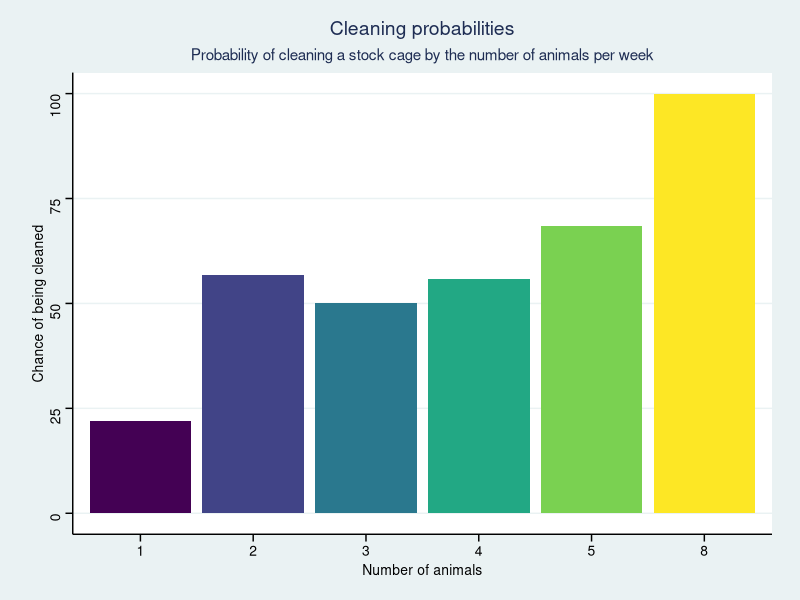
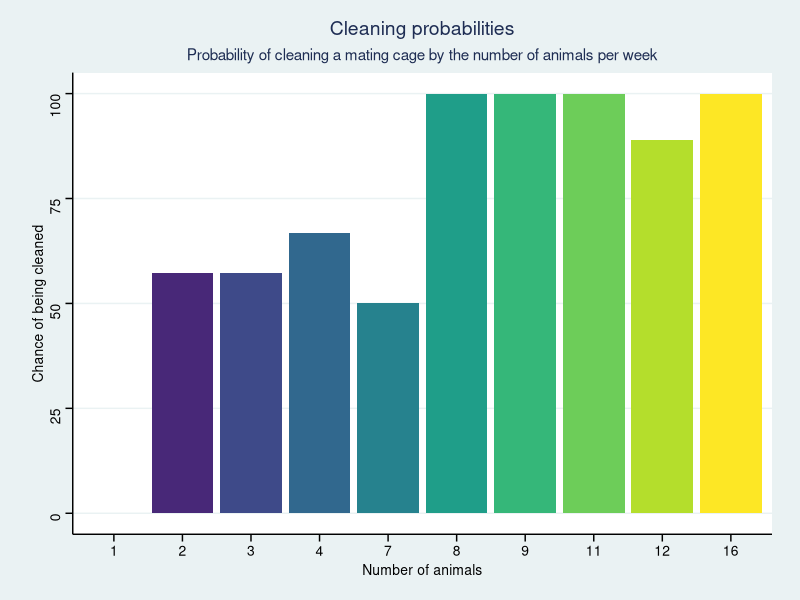
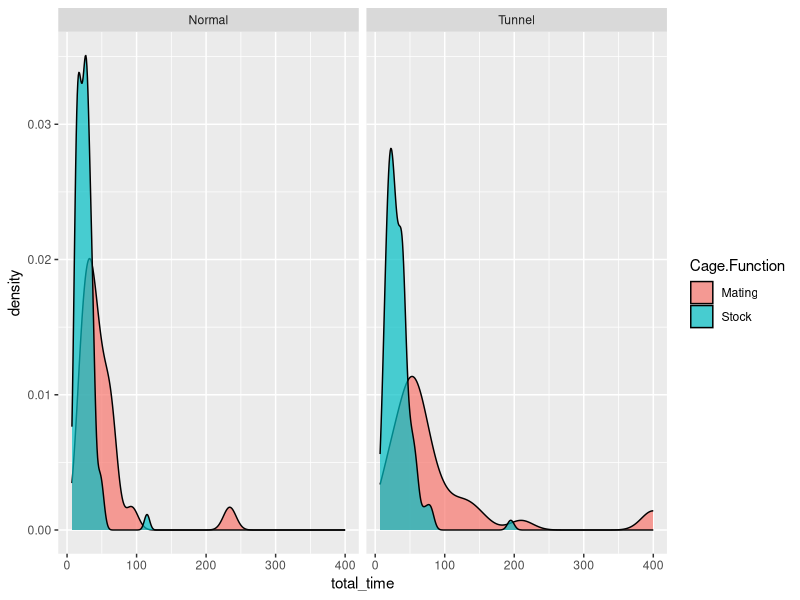
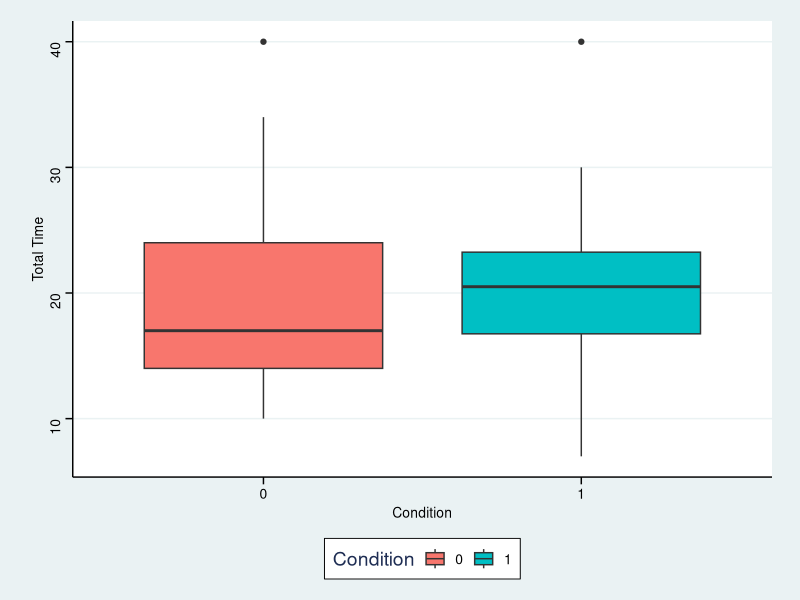
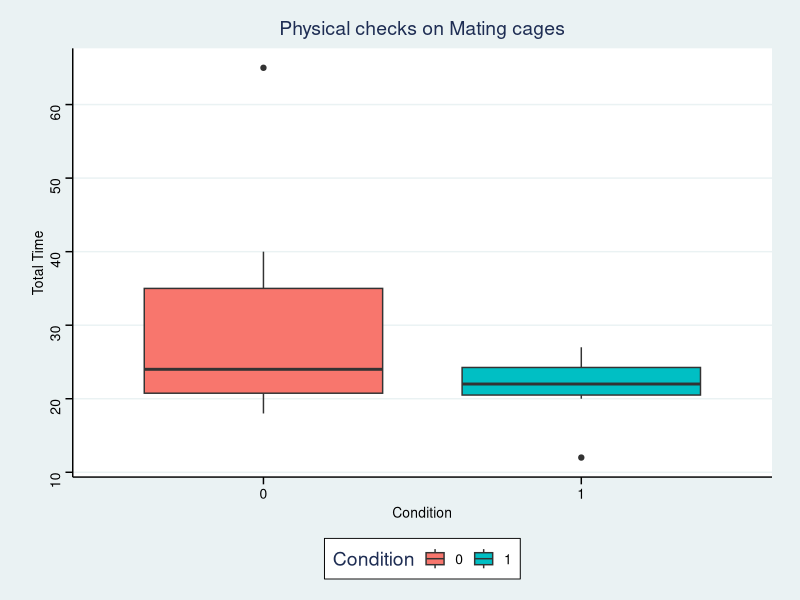
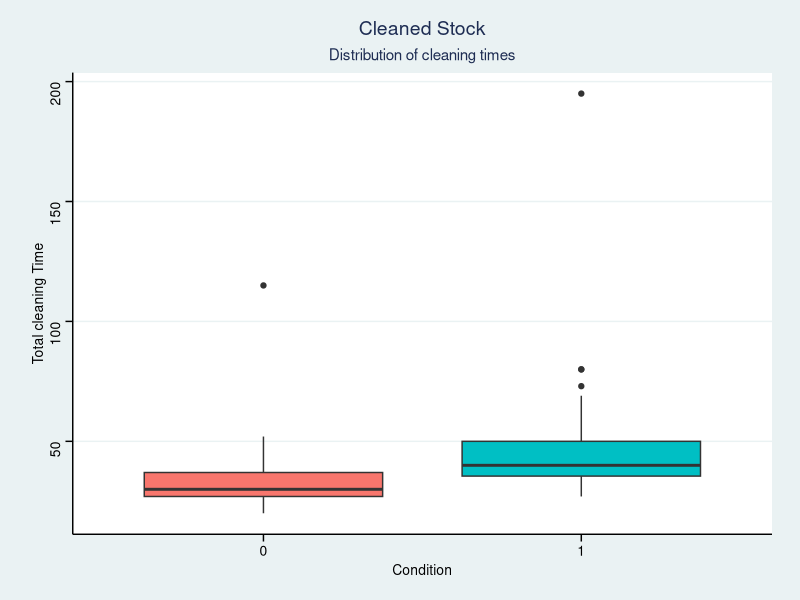
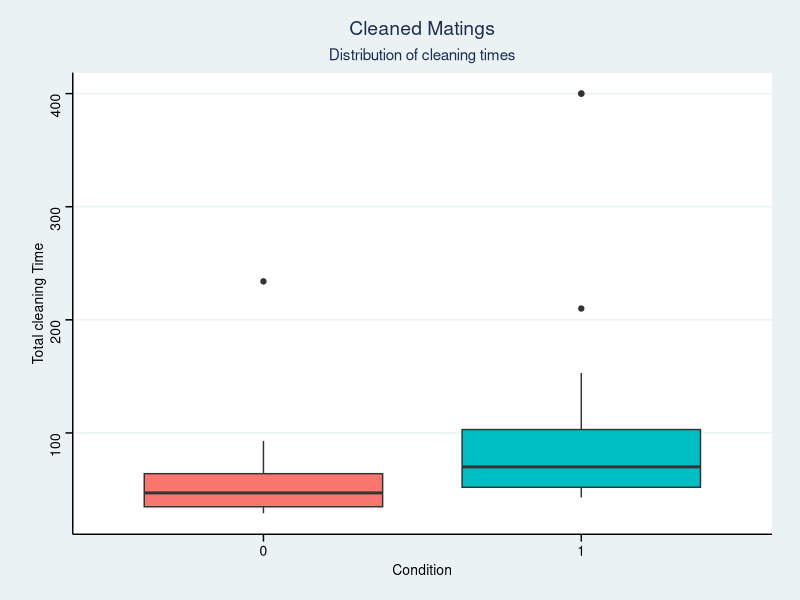
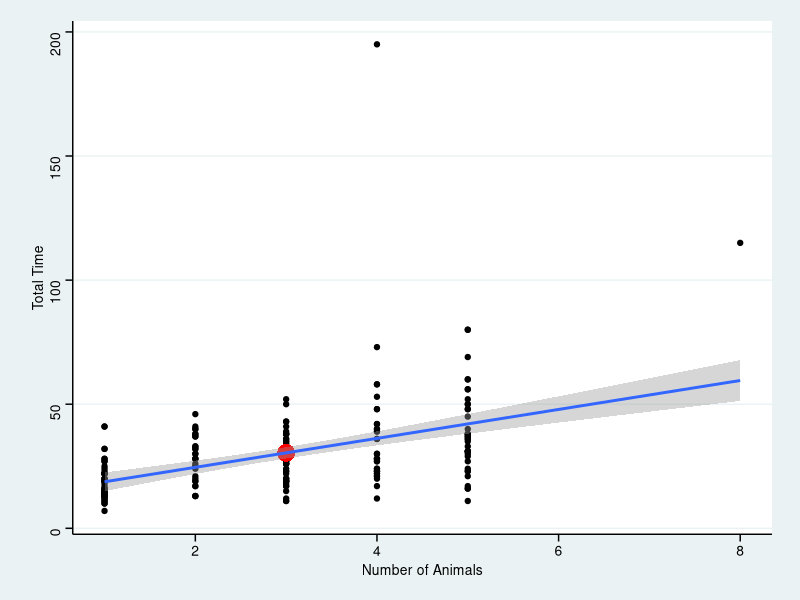

The R script that drew these images, in order:
## ---- chunk 1
knitr::opts_chunk$set(fig.width=5, fig.height=5, fig.align = "center") 

## ---- chunk 2
library(tidyverse)
library(ggplot2)
library(lubridate)
library(ggthemes)
library(knitr)

week1 <- read.csv('week1.csv')
week1 <- week1 %>% mutate(week = 1)

week2 <- read.csv('week2.csv')
week2 <- week2 %>% mutate(week = 2)

week3 <- read.csv('week3.csv')
week3 <- week3 %>% mutate(week = 3)

week4 <- read.csv('week4.csv')
week4 <- week3 %>% mutate(week = 4)

culmtidy <- week1 %>% 
  bind_rows(week2) %>% 
  bind_rows(week3) %>%
  bind_rows(week4) %>% 
  separate(col =time, into= c("min","sec"),sep = ":") %>% 
  mutate(min = as.numeric(min),sec = as.numeric(sec)) %>% 
  mutate(total_time = sec+min*60,
         Condition=as.factor(Condition),
         Cage.Function=as.factor(Cage.Function)) %>% 
  filter(total_time>0)
## ---- chunk 3

#Cage categories

stock <- culmtidy %>% 
  filter(Cage.Function=='Stock')

matings <- culmtidy %>% 
  filter(Cage.Function=="Mating")

cleaned <- culmtidy %>% filter(Cleaned==1)
uncleaned <- culmtidy %>% filter(Cleaned==0)
## ---- chunk 4

cleaned_by_N <- cleaned %>%
  filter(Cage.Function=='Stock') %>% 
  group_by(Number.Of.Animals..175.) %>%
  count()

  
Uncleaned_by_N <- uncleaned %>%
  filter(Cage.Function=='Stock') %>% 
  group_by(Number.Of.Animals..175.) %>%
  count()

counts_by_N <- cleaned_by_N %>%
  full_join(Uncleaned_by_N, by = "Number.Of.Animals..175.") %>% 
  mutate(Not_cleaned = n.y, Cleaned = n.x) %>% 
  select(-c(n.y,n.x))

counts_by_N[6,2] <- 0


counts_by_N <- counts_by_N %>% 
  mutate(total = as.integer(Cleaned+Not_cleaned),
    `P(clean)` = (Cleaned/total)*100)
counts_by_N[6,5] <- 100

## ---- chunk 5
counts_by_N %>%mutate(Number.Of.Animals..175.=as.factor(Number.Of.Animals..175.)) %>% 
  ggplot(aes(Number.Of.Animals..175.,`P(clean)`, fill = Number.Of.Animals..175.))+
  geom_col()+
  labs(title = "Cleaning probabilities",subtitle = "Probability of cleaning a stock cage by the number of animals per week") +
  xlab("Number of animals")+
  ylab("Chance of being cleaned")+
  theme_stata()+
  theme(legend.position = "none")+
  scale_fill_viridis_d()
## ---- chunk 6

kable(counts_by_N, format = "markdown", digits = 2)

## ---- chunk 7

cleaned_by_N2 <- cleaned %>%
  filter(Cage.Function=='Mating') %>% 
  group_by(Number.Of.Animals..175.) %>%
  count()

  
Uncleaned_by_N2 <- uncleaned %>%
  filter(Cage.Function=='Mating') %>% 
  group_by(Number.Of.Animals..175.) %>%
  count()

counts_by_N2 <- cleaned_by_N2 %>%
  full_join(Uncleaned_by_N2, by = "Number.Of.Animals..175.") %>% 
  mutate(Not_cleaned = n.y, Cleaned = n.x) %>% 
  select(-c(n.y,n.x)) %>% 
  arrange(Number.Of.Animals..175.)

counts_by_N2[1,3] <- 0
counts_by_N2[6,2] <- 0
counts_by_N2[7,2] <- 0
counts_by_N2[8,2] <- 0
counts_by_N2[10,2] <- 0


counts_by_N2 <- counts_by_N2 %>% 
  mutate(total = as.integer(Cleaned+Not_cleaned),
    `P(clean)` = (Cleaned/total)*100)
condition <- c(`0`="Normal", `1`="Tunnel")

## ---- chunk 8
counts_by_N2 %>%mutate(Number.Of.Animals..175.=as.factor(Number.Of.Animals..175.)) %>% 
  ggplot(aes(Number.Of.Animals..175.,`P(clean)`, fill = Number.Of.Animals..175.))+
  geom_col()+
  labs(title = "Cleaning probabilities",subtitle = "Probability of cleaning a mating cage by the number of animals per week") +
  xlab("Number of animals")+
  ylab("Chance of being cleaned")+
  theme_stata()+
  theme(legend.position = "none")+
  scale_fill_viridis_d()

## ---- chunk 9
kable(counts_by_N2, format = "markdown", digits = 2)
## ---- chunk 10
culmtidy %>% 
  ggplot(aes(total_time, group = Cage.Function, fill = Cage.Function))+
  geom_density(alpha = 0.7)+
  facet_wrap("Condition", labeller = as_labeller(condition))
## ---- chunk 11
normal <- culmtidy %>% filter(Condition==0)

normalSvsM <- t.test(normal$total_time~normal$Cage.Function)

Tunnel <- culmtidy %>% filter(Condition==1)

tunnelSvsM <- t.test(Tunnel$total_time~Tunnel$Cage.Function)


## ---- chunk 12
stock %>% 
  filter(Cleaned==0) %>% 
  group_by(Condition) %>% 
  ggplot(aes(Condition, total_time, group = Condition,fill = Condition))+
  geom_boxplot()+theme_stata()+ylab("Total Time")

uncleanstock <- stock %>% 
  filter(Cleaned==0) %>% 
  group_by(Condition) %>% 
  select(Condition,total_time) %>% 
  arrange(Condition)

t.test(uncleanstock$total_time~uncleanstock$Condition)
## ---- chunk 13
matings %>% 
  filter(Cleaned==0) %>% 
  group_by(Condition) %>% 
  ggplot(aes(Condition, total_time, group = Condition,fill = Condition))+
  geom_boxplot()+theme_stata()+ylab("Total Time")+labs(title = "Physical checks on Mating cages")

uncleanmatings <- matings %>% 
  filter(Cleaned==0) %>% 
  group_by(Condition) %>% 
  select(Condition,total_time) %>% 
  arrange(Condition)

t.test(uncleanmatings$total_time~uncleanmatings$Condition)
## ---- chunk 14

stock %>% 
  filter(Cleaned==1) %>% 
  group_by(Condition) %>% 
  ggplot(aes(Condition, total_time, fill = Condition))+
  geom_boxplot()+
  theme_stata()+ 
  theme(legend.position = "none")+
  labs(title = "Cleaned Stock", subtitle = "Distribution of cleaning times")+
  ylab("Total cleaning Time")

cleanstock <- stock %>% 
  filter(Cleaned==1) %>% 
  group_by(Condition) %>% 
  select(Condition,total_time) %>% 
  arrange(Condition)

t.test(cleanstock$total_time~cleanstock$Condition)

## ---- chunk 15
#excluded MCMS outlier  

matings %>%
  filter(Cleaned==1) %>% 
  group_by(Condition) %>% 
  ggplot(aes(Condition, total_time, group = Condition, fill = Condition))+
  geom_boxplot()+
  theme_stata()+
  theme(legend.position = "none")+
  labs(title = "Cleaned Matings", subtitle = "Distribution of cleaning times")+
  ylab("Total cleaning Time")

matings <- matings[-c(21),]

cleanmatings <- matings %>% 
  filter(Cleaned==1) %>% 
  group_by(Condition) %>% 
  select(Condition,total_time) %>% 
  arrange(Condition)

t.test(cleanmatings$total_time~cleanmatings$Condition)
  

## ---- chunk 16
stock_ctrl <- stock %>% filter(Condition ==0)
stock_trial <- stock %>% filter(Condition ==1)
## ---- chunk 17
SLM_stock <- lm(stock$total_time ~ stock$Number.Of.Animals..175.)
summary(SLM_stock)

newcage <- data.frame(c(3))

## ---- chunk 18
stock %>%
  ggplot(aes(Number.Of.Animals..175., total_time))+
  geom_point()+geom_point(aes(x=3,y=30.4022),colour="red", size = 5)+
  geom_smooth(method = "lm")+
  xlab("Number of Animals")+
  ylab("Total Time")+
  theme_stata()

## ---- chunk 19
labels <- c(`0`="Not cleaned", `1`="Cleaned")

stock %>% ggplot(aes(Number.Of.Animals..175.,total_time, color = Condition))+
  geom_point()+
  geom_smooth(method = "lm")+
  theme_stata()+
  scale_color_discrete()+
  facet_wrap("Cleaned", labeller =as_labeller(labels))+
  xlab("Number of animals")+
  ylab("Time in cage(sec)")

## ---- chunk 20
MLM_stock_ctrl <- lm(stock_ctrl$total_time ~ stock_ctrl$Number.Of.Animals..175.+ stock_ctrl$Cleaned)

summary(MLM_stock_ctrl) 

MLM_stock_trial <- lm(stock_trial$total_time ~ stock_trial$Number.Of.Animals..175.+ stock_trial$Cleaned)

summary(MLM_stock_trial) 

## ---- chunk 21
matings_ctrl <- matings %>% filter(Condition ==0)

SLM_matings_ctrlX_nAnimals <- lm(matings_ctrl$total_time ~ matings_ctrl$Number.Of.Animals..175.)

summary(SLM_matings_ctrlX_nAnimals)

matings_trial <- matings %>% filter(Condition ==1)

SLM_matings_trialX_nAnimals <- lm(matings_trial$total_time ~ matings_trial$Number.Of.Animals..175.)

summary(SLM_matings_trialX_nAnimals)
## ---- chunk 22
labels <- c(`0`="Not cleaned", `1`="Cleaned")

matings %>% ggplot(aes(Number.Of.Animals..175.,total_time, color = Condition))+
  geom_point()+
  geom_smooth(method = "lm")+
  theme_stata()+
  scale_color_discrete()+
  facet_wrap("Cleaned", labeller =as_labeller(labels))+
  xlab("Number of animals")+
  ylab("Time in cage(sec)")

## ---- chunk 23
MLM_matings_ctrl <- lm(matings_ctrl$total_time ~ 
                         matings_ctrl$Number.Of.Animals..175.+
                         matings_ctrl$Cleaned+
                         matings_ctrl$sexed+
                         matings_ctrl$weaned)

summary(MLM_matings_ctrl)


MLM_matings_trial <- lm(matings_trial$total_time ~ 
                         matings_trial$Number.Of.Animals..175.+
                         matings_trial$Cleaned+
                         matings_trial$sexed+
                         matings_trial$weaned)

summary(MLM_matings_trial)

